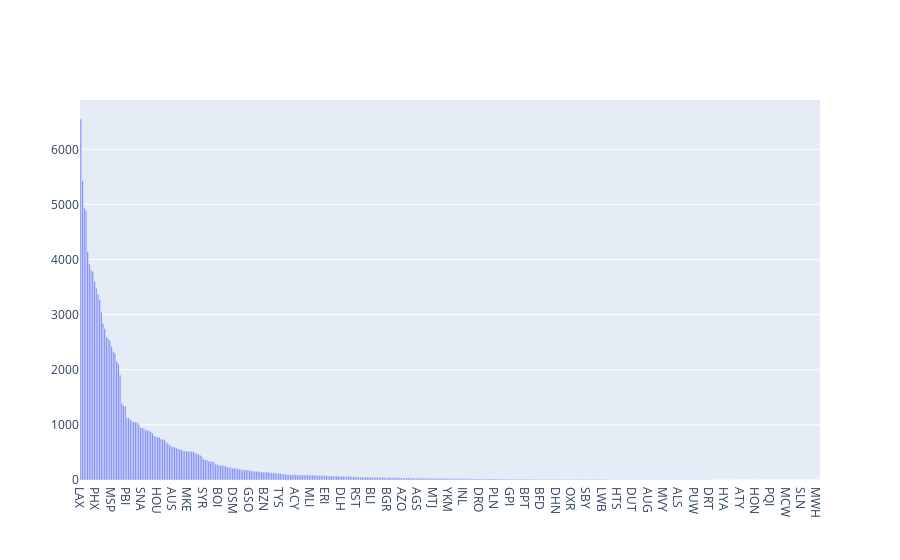

The notebook cell saved with this chart:
### Code cell
fig = go.Figure(data=[
                        go.Bar(name='Airport',x=airport.index,y=airport.values)
                    ])

fig.show()

### Figure 1 — Plotly figure (JSON) as saved in the notebook; plotly's stock layout.template omitted (floating-point values rounded to 4 significant figures; data arrays with more than 128 entries replaced by an {"elided": "..."} marker saying what was removed)
{"data": [{"name": "Airport", "type": "bar", "x": {"elided": "434 str values"}, "y": {"elided": "434 int values"}}], "layout": {}}
